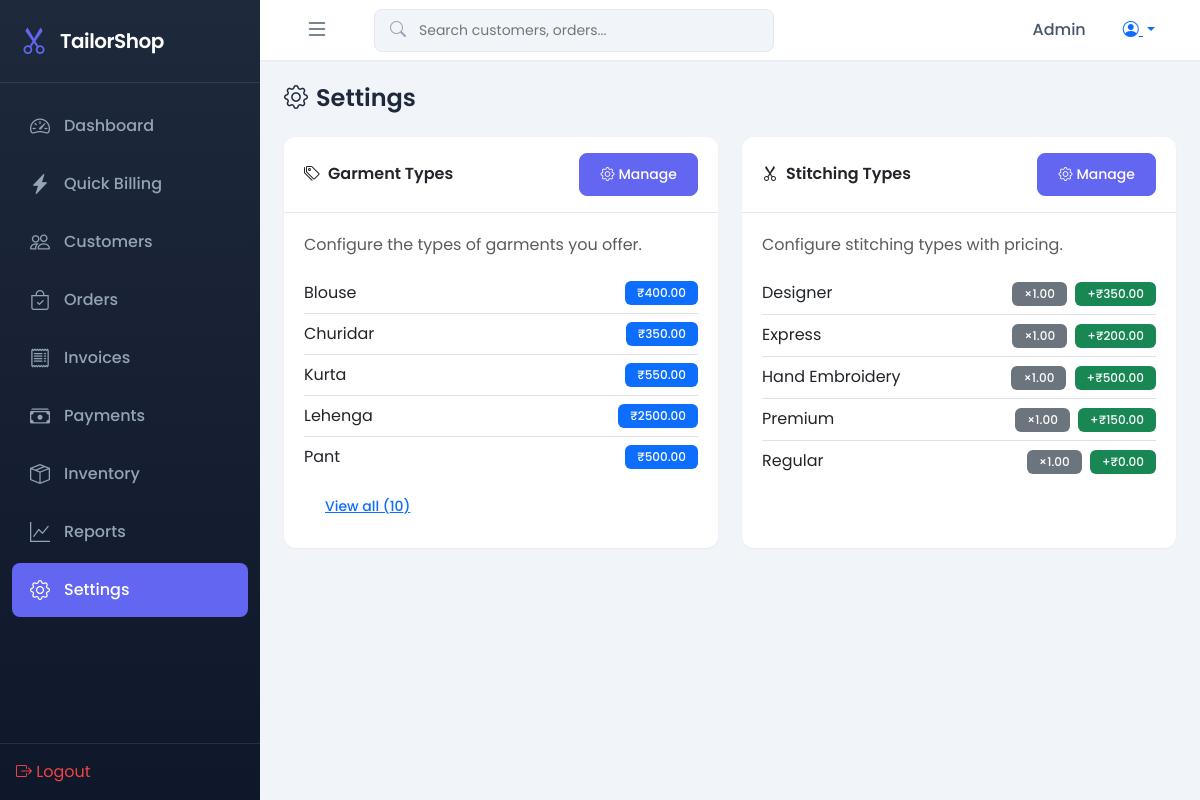
Page /settings/ (signed in) on the earlier database version.
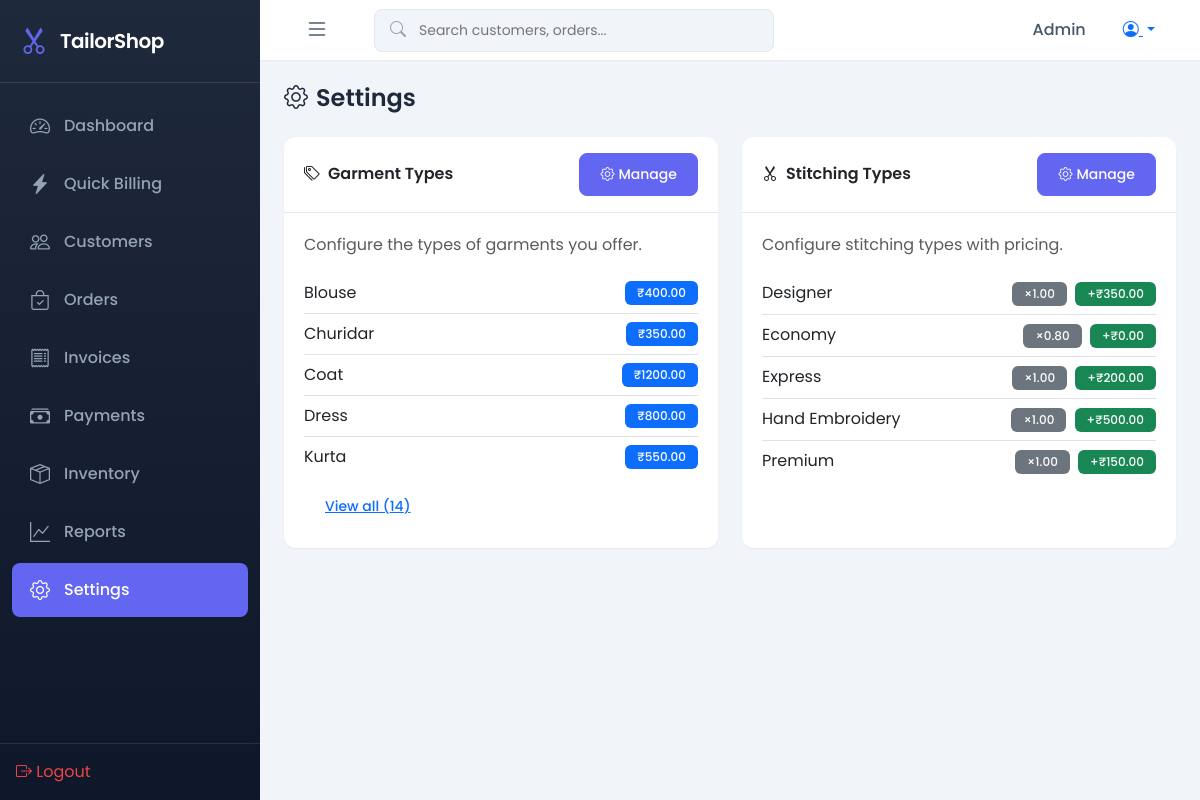
Same page on the later database version.
### shop/models.py (models this page shows, shortened)
class GarmentType(models.Model):
    name = models.CharField(max_length=50, unique=True)
    description = models.TextField(blank=True)
    base_price = models.DecimalField(max_digits=10, decimal_places=2, default=0)
    is_active = models.BooleanField(default=True)
    class Meta:
        ordering = ['name']

class StitchingType(models.Model):
    name = models.CharField(max_length=50, unique=True)
    description = models.TextField(blank=True)
    price_multiplier = models.DecimalField(max_digits=4, decimal_places=2, default=1.0)
    extra_charge = models.DecimalField(max_digits=10, decimal_places=2, default=0)
    is_active = models.BooleanField(default=True)
    class Meta:
        ordering = ['name']

### shop/views.py (the view)
# urls.py: path('settings/', views.settings_view, name='settings'),
@login_required
def settings_view(request):
    garment_types = GarmentType.objects.all()
    stitching_types = StitchingType.objects.all()
    return render(request, 'shop/settings.html', {
        'garment_types': garment_types,
        'stitching_types': stitching_types
    })

### templates/shop/settings.html (shortened to what this page needs)
{% extends 'base.html' %}
{% block content %}
<div class="page-header">
    <h1><i class="bi bi-gear me-2"></i>Settings</h1>
</div>
<div class="row g-4">
    <div class="col-lg-6">
        <div class="card h-100">
            <div class="card-header d-flex justify-content-between align-items-center">
                <span><i class="bi bi-tags me-2"></i>Garment Types</span>
                <a href="{% url 'garment_types' %}" class="btn btn-sm btn-primary">
                    <i class="bi bi-gear me-1"></i>Manage
                </a>
            </div>
            <div class="card-body">
                <p class="text-muted">Configure the types of garments you offer.</p>
                <div class="list-group list-group-flush">
                    {% for gt in garment_types|slice:":5" %}
                    <div class="list-group-item d-flex justify-content-between align-items-center px-0">
                        <span>{{ gt.name }}</span>
                        <span class="badge bg-primary">₹{{ gt.base_price }}</span>
                    </div>
                    {% empty %}
                    <p class="text-muted">No garment types configured</p>
                    {% endfor %}
                </div>
                {% if garment_types|length > 5 %}
                <a href="{% url 'garment_types' %}" class="btn btn-sm btn-link mt-2">View all ({{ garment_types|length }})</a>
                {% endif %}
            </div>
        </div>
    </div>
    <div class="col-lg-6">
        <div class="card h-100">
            <div class="card-header d-flex justify-content-between align-items-center">
                <span><i class="bi bi-scissors me-2"></i>Stitching Types</span>
                <a href="{% url 'stitching_types' %}" class="btn btn-sm btn-primary">
                    <i class="bi bi-gear me-1"></i>Manage
                </a>
            </div>
            <div class="card-body">
                <p class="text-muted">Configure stitching types with pricing.</p>
                <div class="list-group list-group-flush">
                    {% for st in stitching_types|slice:":5" %}
                    <div class="list-group-item d-flex justify-content-between align-items-center px-0">
                        <span>{{ st.name }}</span>
                        <span>
                            <span class="badge bg-secondary me-1">×{{ st.price_multiplier }}</span>
                            <span class="badge bg-success">+₹{{ st.extra_charge }}</span>
                        </span>
                    </div>
                    {% empty %}
                    <p class="text-muted">No stitching types configured</p>
                    {% endfor %}
                </div>
            </div>
        </div>
    </div>
</div>
{% endblock %}

Differences in the rows shown:
no longer on this page (row unchanged): GarmentType: name "Lehenga", base_price "2500.00"
no longer on this page (row unchanged): GarmentType: name "Pant", base_price "500.00"
no longer on this page (row unchanged): StitchingType: name "Regular", price_multiplier "1.00", extra_charge "0.00"
added GarmentType: name "Coat", base_price "1200.00"
added GarmentType: name "Dress", base_price "800.00"
added StitchingType: name "Economy", price_multiplier "0.80", extra_charge "0.00"
Other differences:
{{ garment_types|length }}: "10" → "14"
